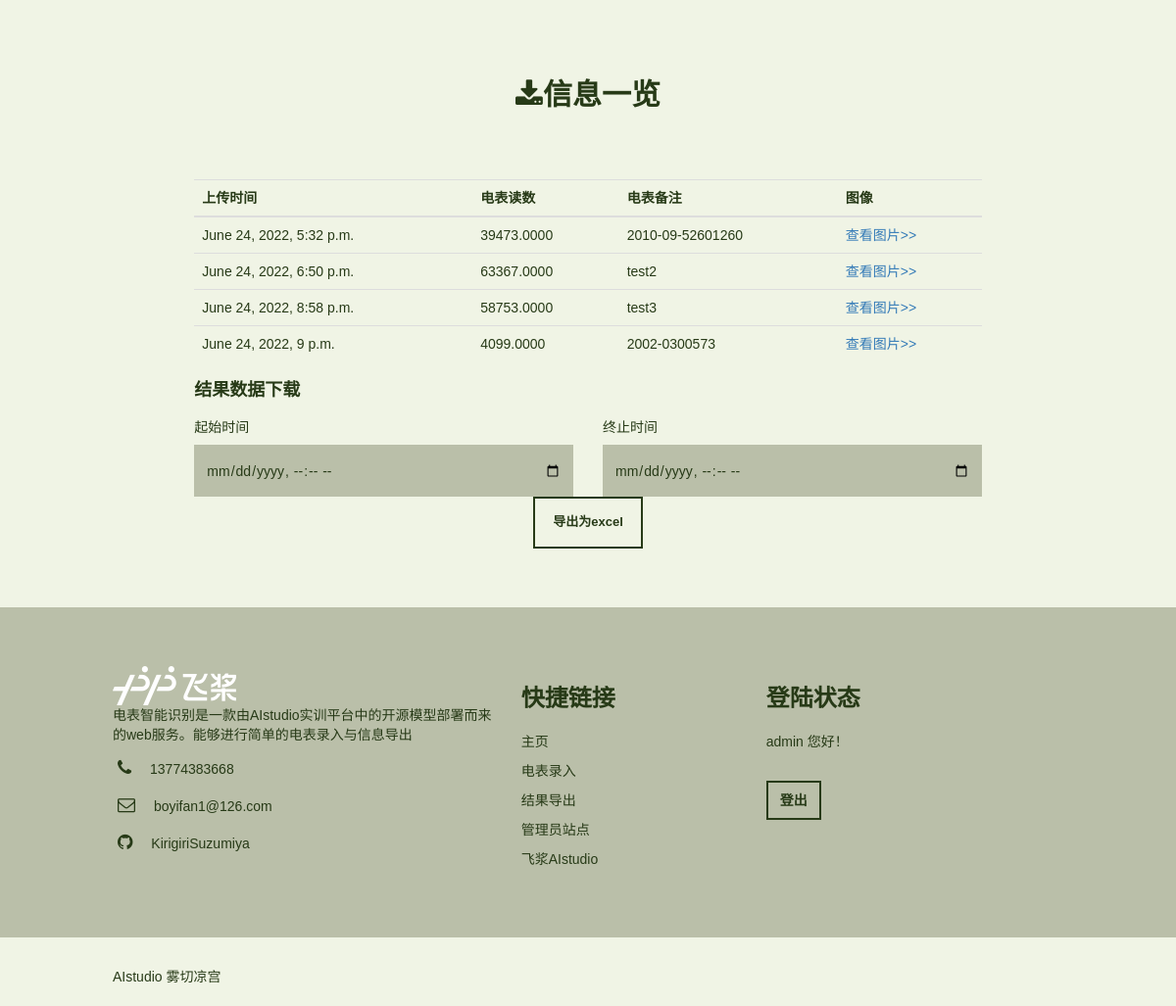
Screenshot of /info_list (signed in) with the database file from the repository.
### dbmodel/models.py (models this page shows, shortened)
class Info(models.Model):
    number = models.DecimalField(decimal_places=4, max_digits=100, blank=True, null=True)
    info = models.TextField(max_length=1000,blank=True, null=True)
    image = models.CharField(max_length=1000)
    upload_time = models.DateTimeField()

### electric_meter/views.py (the view)
# urls.py: path("info_list", login_required(views.info_list)),
def info_list(request):
    infos = Info.objects.all()
    info_view = []
    for info in infos:
        info_view.append([info.upload_time, info.number, info.info, info.image])
    return render(request, "info_list.html", {"infos": info_view})

### templates/info_list.html (shortened to what this page needs)
<!DOCTYPE html>
<html lang="zh">
<head>
	{% load static %}
	<link rel="stylesheet" href="/static/css/bootstrap.min.css">
	<link rel="stylesheet" href="/static/css/nivo-lightbox.css">
	<link rel="stylesheet" href="/static/css/nivo_themes/default/default.css">
	<link rel="stylesheet" href="/static/css/templatemo-style.css">
	<link rel="stylesheet" href="/static/css/font-awesome.min.css">
	<link href="/static/css/theme.css" rel="stylesheet">
</head>
<body>
<div id="contact">
	<div class="container">
		<div class="row">
			<div class="col-md-offset-2 col-md-8 col-sm-12">
                <h2><i class="fa fa-download"></i>信息一览</h2>
			</div>
			<div class="col-md-10 col-md-offset-1 col-sm-12 mt30">
				<table class="table">
					<thead>
						<tr>
						  	<th>上传时间</th>
						  	<th>电表读数</th>
							<th>电表备注</th>
							<th>图像</th>
						</tr>
					</thead>
				    <tbody>
						{% for time,number,info1,path in infos %}
							<tr>
								<td>{{time}}</td>
								<td>{{number}}</td>
								<td>{{info1}}</td>
								<td><a href="{%static path%}">查看图片>></a></td>
							</tr>
						{% endfor %}
				  	</tbody>
				</table>
				<h4>结果数据下载</h4>
				<form name="form" method="POST" action="to_excel" enctype="multipart/form-data">
					<div class="row">
						<h5 class="col-md-6">起始时间</h5>
						<h5 class="col-md-6">终止时间</h5>
					</div>
					<div class="row">
						<div class="col-md-6">
							<input class="form-control " type="datetime-local" name="start">
						</div>
						<div class="col-md-6">
							<input class="form-control " type="datetime-local" name="end">
						</div>
					</div>
					<input class="center-block btn btn-default" type="submit" value="导出为excel">
				</form>
			</div>
		</div>
	</div>
</div>
<footer>
	<div class="container">
		<div class="row">
			<div class="col-md-5 col-sm-4">
				<img src="/static/images/logo.png" class="img-responsive" alt="logo">
				<p>电表智能识别是一款由AIstudio实训平台中的开源模型部署而来的web服务。能够进行简单的电表录入与信息导出
                </p>
				<p><i class="fa fa-phone"></i> 13774383668</p>
				<p><i class="fa fa-envelope-o"></i> boyifan1@126.com</p>
                <p><i class="fa fa-github"></i> KirigiriSuzumiya</p>
			</div>
			<div class="col-md-3 col-sm-4">
				<h3>快捷链接</h3>
				<p><a href="/index">主页</a></p>
				<p><a href="/recognition">电表录入</a></p>
				<p><a href="/info_list">结果导出</a></p>
				<p><a href="/admin">管理员站点</a></p>
				<p><a href="https://aistudio.baidu.com/">飞浆AIstudio</a></p>
			</div>
			<div class="col-md-4 col-sm-4 newsletter">
				<h3>登陆状态</h3>
				<p>{{user}} 您好！</p>
				<div class="input-group">
					<span  class="btn email"><a href="/logout">登出</a></span>
				</div>
			</div>
		</div>
	</div>
</footer>
<div class="copyright">
	<div class="container">
		<div class="row">
			<div class="col-md-6 col-sm-6">
				<p>AIstudio 雾切凉宫</p>
			</div>
		</div>
	</div>
</div>
</body>
</html>

### static/css/templatemo-style.css (style rules this page uses)
body { background: #f0f4e5; color: #273a17; font-family: 'Montserrat', sans-serif; font-weight: 400; }
@media (min-width: 768px) { .container { width: 700px; } }
@media (min-width: 992px) { .container { width: 900px; } }
@media (min-width: 1200px) { .container { width: 1000px; } }
.mt30 { margin-top: 30px; }
h1,h2,h3,h4 { color: #273a17; font-weight: bold; }
h1,h2 { font-size: 30px; }
img { max-width: 100%; height: auto; }
.btn { background: transparent; border: 2px solid #273a17; border-radius: 0px; box-shadow: none; color: #273a17; padding: 12px 18px; font-size: 13px; font-weight: bold; transition: all 0.4s ease-in; }
.email { margin-top: 10px; padding: 8px 12px; }
#contact { padding-top: 60px; padding-bottom: 60px; }
#contact h2 { text-align: center; padding-bottom: 30px; }
#contact .form-control { background: #babfa9; border: none; border-radius: 0px; box-shadow: none; margin-bottom: 0px; transition: all 0.4s ease-in; color: #273a17; }
#contact input { height: 53px; }
footer { background: #babfa9; padding-top: 60px; padding-bottom: 60px; }
footer .fa { font-size: 18px; margin-right: 10px; padding: 5px; }
footer h3 { padding-bottom: 10px; }
footer .newsletter p { padding-bottom: 10px; }
footer a, footer a:visited { font-size: 14px; color: #273a17; }
.copyright { margin: 10px 0px; }
.copyright p { padding-top: 20px; }

### rows the page displays
Info: infos "June 24, 2022, 5:32 p.m.", infos "39473.0000", infos "2010-09-52601260"
Info: infos "June 24, 2022, 6:50 p.m.", infos "63367.0000", infos "test2"
Info: infos "June 24, 2022, 8:58 p.m.", infos "58753.0000", infos "test3"
Info: infos "June 24, 2022, 9 p.m.", infos "4099.0000", infos "2002-0300573"

### other values shown
{{ user }} "admin"
